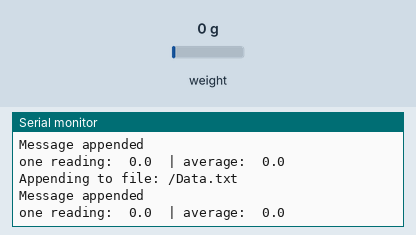
Simulated run of this sketch. Board: ESP32. On the bench: the last lines printed to the serial monitor. The test bench sets the inputs (shaded band); at power-on: weight on the scale 0 g. Storage starts empty.

Above: at 5.3 s.
5.4 s: weight on the scale set to 100 g
At 5.55 s:
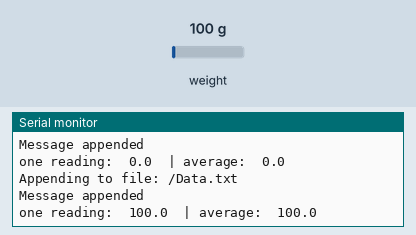
8.4 s: weight on the scale set to 1250 g
At 8.5 s:
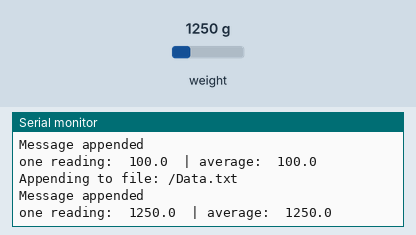
Timing chart, 0 to 11.4 s (numbered marks = the images above; inputs shaded):
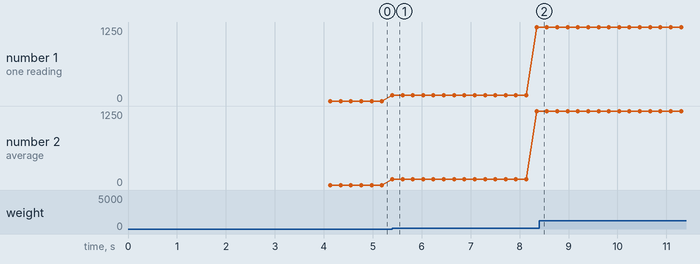

Measured:
- plotted number 1: 100 → 1250 after the input at 5.4 s
- plotted number 2: 100 → 1250 after the input at 5.4 s

The sketch:

WeighingScale.ino
```cpp
// (licence header left out)
// #include <Arduino.h>
#include "HX711.h"
#include "FS.h"
#include "SD.h"
#include "SPI.h"
#include <string>
#include <cstdio>
// #include "soc/rtc.h"

// HX711 circuit wiring
const int LOADCELL_DOUT_PIN = 8;
const int LOADCELL_SCK_PIN = 9;

HX711 scale;

void writeFile(fs::FS &fs, const char * path, const char * message){
    Serial.printf("Writing file: %s\n", path);

    File file = fs.open(path, FILE_WRITE);
    if(!file){
        Serial.println("Failed to open file for writing");
        return;
    }
    if(file.print(message)){
        Serial.println("File written");
    } else {
        Serial.println("Write failed");
    }
    file.close();
}

void appendFile(fs::FS &fs, const char * path, const char * message){
    Serial.printf("Appending to file: %s\n", path);

    File file = fs.open(path, FILE_APPEND);
    if(!file){
        Serial.println("Failed to open file for appending");
        return;
    }
    if(file.print(message)){
        Serial.println("Message appended");
    } else {
        Serial.println("Append failed");
    }
    file.close();
}

void deleteFile(fs::FS &fs, const char * path){
    Serial.printf("Deleting file: %s\n", path);
    if(fs.remove(path)){
        Serial.println("File deleted");
    } else {
        Serial.println("Delete failed");
    }
}

void setup() {
  Serial.begin(115200);
  if(!SD.begin()){
      Serial.println("Card Mount Failed");
      return;
  }

  scale.begin(LOADCELL_DOUT_PIN, LOADCELL_SCK_PIN);

  scale.set_scale(122.2109);
  scale.tare();               // reset the scale to 0

  Serial.print("read: \t\t");
  Serial.println(scale.read());                 // print a raw reading from the ADC

  Serial.print("read average: \t\t");
  Serial.println(scale.read_average(20));       // print the average of 20 readings from the ADC

  Serial.print("get value: \t\t");
  Serial.println(scale.get_value(5));   // print the average of 5 readings from the ADC minus the tare weight, set with tare()

  Serial.print("get units: \t\t");
  Serial.println(scale.get_units(5), 1);        // print the average of 5 readings from the ADC minus tare weight, divided
            // by the SCALE parameter set with set_scale

  Serial.println("Readings:");
  deleteFile(SD, "/Data.txt");
  writeFile(SD, "/Data.txt", "");
}

void loop() {
  Serial.print("one reading:\t");
  Serial.print(scale.get_units(), 1);
  Serial.print("\t| average:\t");
  float ave = scale.get_units(1);
  Serial.println(ave, 1);
  char buffer[20];
  sprintf(buffer, "%.5f\n", ave);
  appendFile(SD, "/Data.txt", buffer);
}
```
